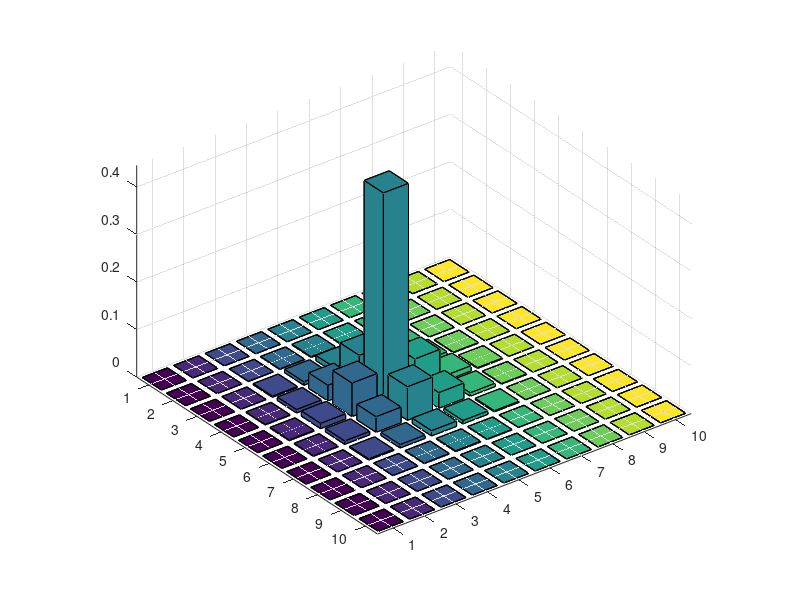

This figure's MATLAB source: (Note: this script raises an error after producing the figure.)
close all;
clear;


%% Define the array geometry

%Carrier freqeuncy
fc = 4e9;

%Speed of light
c = 3e8; 

%Wavelength
lambda = c/fc;


N_H = 64; %Number of elements per row in the IRS
N_V = 64; %Number of elements per column in the IRS
d_H = 0.4*lambda; %Horizontal element spacing
d_V = 0.4*lambda; %Vertical element spacing


N = N_H*N_V; %Total number of elements
U = zeros(3,N); %Matrix containing the position of the elements

i = @(m) mod(m-1,N_H); %Horizontal index
j = @(m) floor((m-1)/N_H); %Vertical index
for m = 1:N
    U(:,m) = [0; i(m)*d_H; j(m)*d_V]; %Position of the mth IRS element
end



%% Generate correlation matrix for the capacitances

%Generate a correlation matrix between capacitances among the IRS elements
corrMatrix = zeros(N,N);

for n = 1:N
    
    %Compute the distances between all the IRS elements
    interElementDistances = sqrt(abs(U(2,:)-U(2,n)).^2 +  abs(U(3,:)-U(3,n)).^2);
    
    %Compute the correlation factors and normalize them for all elements
    corrMatrix(n,:) = 100.^(-interElementDistances/lambda);
    corrMatrix(n,:) = corrMatrix(n,:)/sum(corrMatrix(n,:));
    
end


%Plot correlation function
figure;
hold on; box on;
corrMatrix_plot = reshape(corrMatrix(64*4+5,:),[N_H,N_V]);

b = bar3(corrMatrix_plot(1:10,1:10));

for m = 1:length(b)
    zdata = b(m).ZData;
    b(m).CData = zdata;
    b(m).FaceColor = 'interp';
end

view(3);
xlim([1,10]);
ylim([1,10]);
zlim([0,0.5]);
xlabel('Horizontal element index','Interpreter','latex');
ylabel('Vertical element index','Interpreter','latex');
zlabel('Correlation','Interpreter','latex');
set(gca,'fontsize',16);
